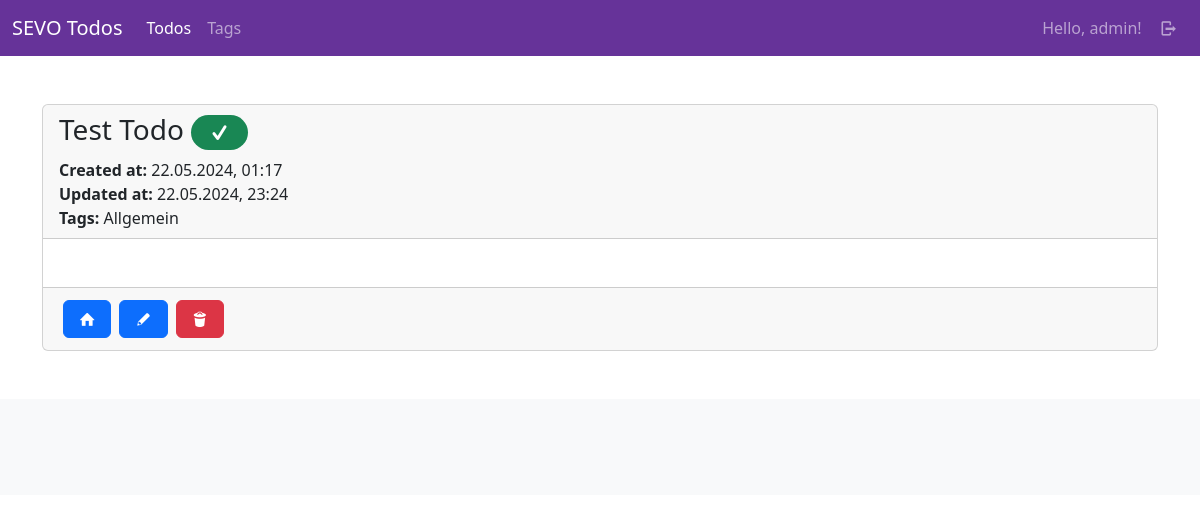
Before: /todos/detail/11 (signed in) with the older database file.
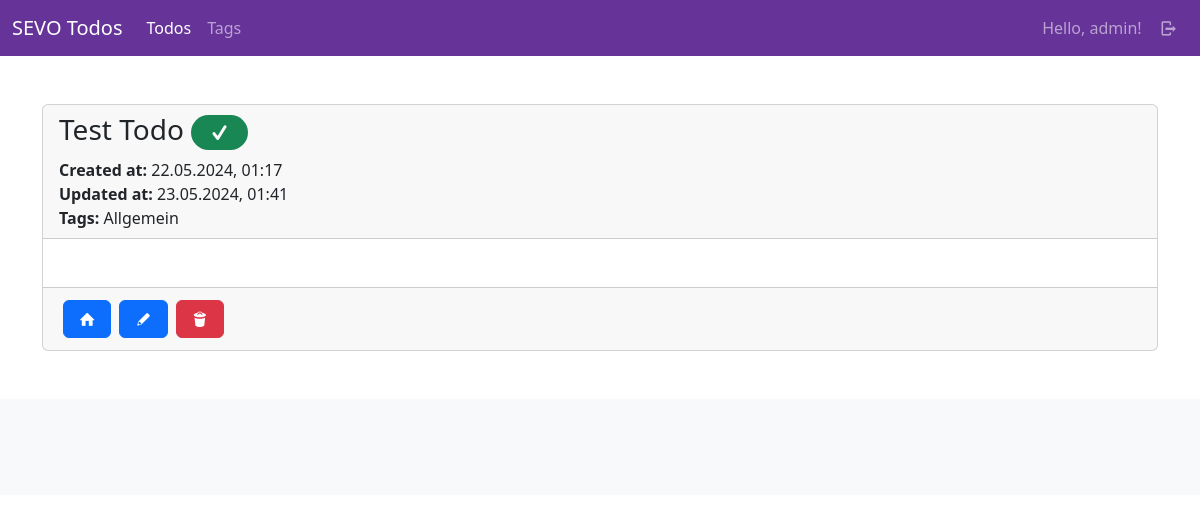
After: the same page with the newer database file.
### todos/models.py (models this page shows, shortened)
class Todo(models.Model):
    user = models.ForeignKey(User, on_delete=models.CASCADE)
    title = models.CharField(max_length=255)
    content = tinymce_models.HTMLField()
    tags = models.ManyToManyField(Tag, blank=True)
    done = models.BooleanField(default=False)
    created_at = models.DateTimeField(auto_now_add=True)
    updated_at = models.DateTimeField(auto_now=True)
    class Meta:
        ordering = ["-created_at"]
        pass
    def get_tags_str(self):
        tags = self.tags.all()
        tags_list = [tag.name for tag in tags]
        return ", ".join(tags_list)

class Tag(models.Model):
    user = models.ForeignKey(User, on_delete=models.CASCADE)
    name = models.CharField(max_length=100)
    class Meta:
        ordering = ["name"]

### todos/views/todo_views.py (the view)
# urls.py: path("detail/<int:id>", todo_views.detail, name="todos-detail"),
@login_required(login_url="sevo-auth-login")
def detail(request, id):
    current_user = request.user
    todo = get_object_or_404(models.Todo, id=id, user=current_user)
    return render(request, "todos/todo/detail.html", {
        "title": _("Todo detail"),
        "todo": todo
    })

### todos/templates/todos/todo/detail.html (shortened to what this page needs)
{% extends "base_main.html" %}
{% load i18n %}
{% block main %}
    <div class="card">
        <div class="card-header">
            <h3>{{ todo.title }}
                <span class="badge rounded-pill {% if todo.done %}text-bg-success{% else %}text-bg-warning{% endif %}">
                    <i class="demo-icon icon-check"></i>
                </span>
            </h3>
            <div>
                <strong>{% trans "Created at" %}:</strong> {{ todo.created_at|date:"d.m.Y, H:i" }}
            </div>
            <div>
                <strong>{% trans "Updated at" %}:</strong> {{ todo.updated_at|date:"d.m.Y, H:i" }}
            </div>
            <div>
                <strong>{% trans "Tags" %}:</strong>
                {{ todo.get_tags_str}}
            </div>
        </div>
        <div class="card-body">
        </div>
        <div class="card-footer">
            <div class="d-flex justify-content-start align-content-center">
                <a class="d-block btn btn-primary d-block m-1" href="{% url "todos-index" %}"><i class="demo-icon icon-home"></i></a>
                <a class="btn btn-primary d-block m-1" href="{% url "todos-update" id=todo.id %}"><i class="demo-icon icon-pencil"></i></a>
                <a class="btn btn-danger d-block m-1" href="{% url "todos-delete" id=todo.id %}"><i class="demo-icon icon-trash"></i></a>
            </div>
        </div>
    </div>
{%  endblock %}

Changed rows visible on the page:
changed Todo "Test Todo": updated_at "22.05.2024, 23:24" → "23.05.2024, 01:41"
